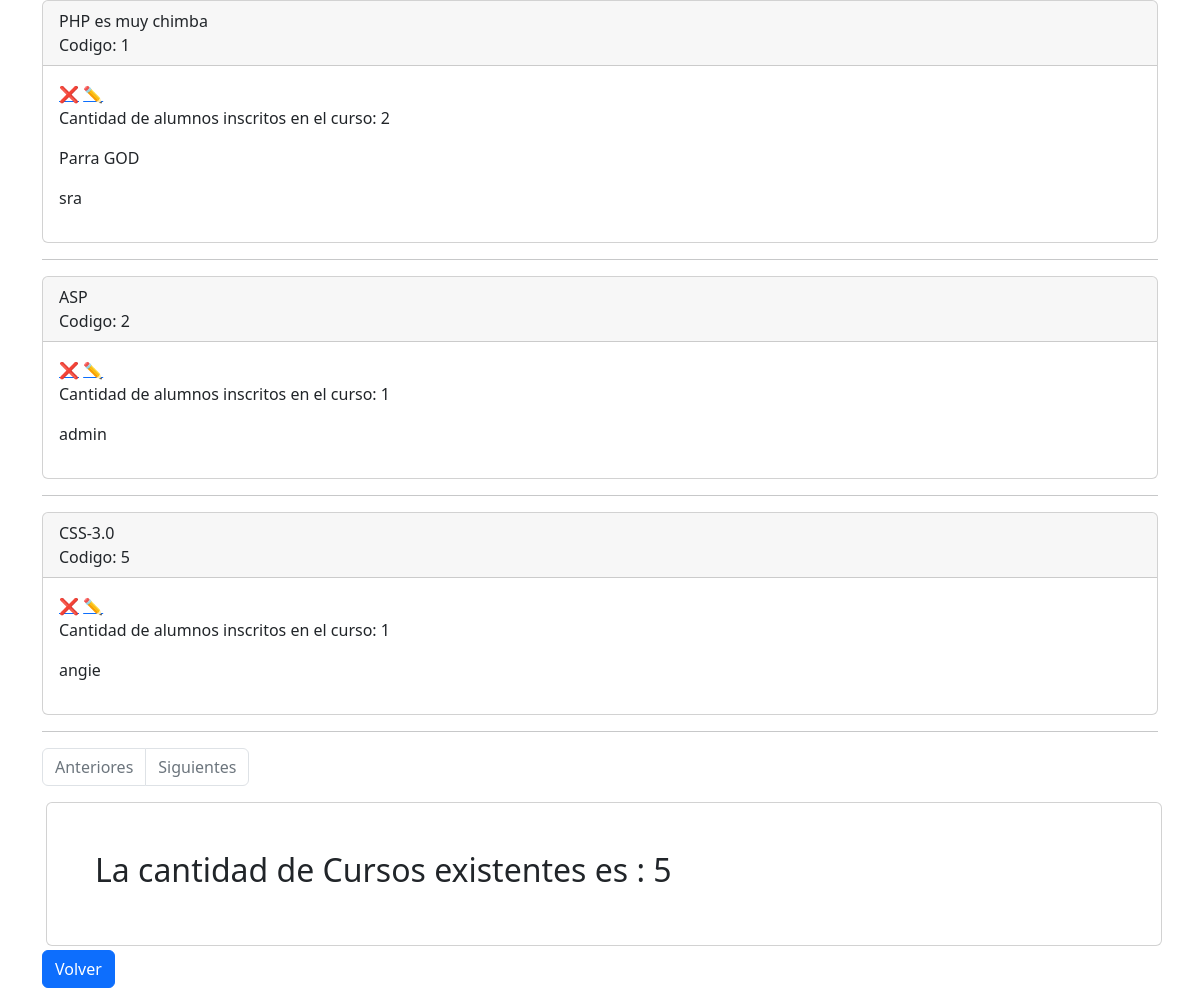
Screenshot of /PHP/index.php?controller=curso&action=viewAllCur (signed in) with the database file from the repository.
### tables this page shows
CREATE TABLE `cursos` (
  `codigoCurso` int(10) UNSIGNED NOT NULL,
  `nombreCurso` varchar(50) NOT NULL
);

CREATE TABLE `alumnos` (
  `codigoAlum` int(10) UNSIGNED NOT NULL,
  `nombre` varchar(50) NOT NULL,
  `mail` varchar(60) NOT NULL,
  `contraseñas` varchar(255) NOT NULL,
  `codCurso` int(10) UNSIGNED NOT NULL,
  `fechaNac` date DEFAULT NULL
);

### PHP/controllers/cursocontroller.php (called while the page is built, shortened)
<?php
class cursocontroller{
    public function viewAllCur(){
        require_once('views/curso/allCursos.php');
    }
}

### PHP/views/curso/allCursos.php (the view, shortened to what this page needs)
<?php
if (isset($_GET['pos'])){
  $inicio = $_GET['pos'];
}
else{
  $inicio = 0;
}
$page = 4
?>
<?php
require_once('views/layouts/header.php');
?>
<body>
  <section class="container">
  <?php
  $conexion=dataBase::connect();
  $registros = mysqli_query($conexion, "SELECT cur.codigoCurso, cur.nombreCurso, count(alu.codigoAlum) as cantidad, alu.nombre, alu.codCurso  FROM cursos as cur inner join alumnos as alu on cur.codigoCurso=alu.codCurso GROUP BY alu.codCurso LIMIT {$inicio}, {$page}") or
    die("Problemas en el select:" . mysqli_error($conexion));
  $impresos = 0;
  while ($reg = mysqli_fetch_array($registros)) :?>
    <?php $impresos++;?>
    <div class="card">
        <div class="card-header">
        <?= $reg[1]?>
        <p class="card-text">Codigo: <?=$reg['codigoCurso']?></p>
        </div>
        <div class="card-body">
           <a href="<?=base_url?>index.php?controller=curso&action=viewDelete&code=<?=$reg[0]?>">❌</a>
           <a href="<?=base_url?>index.php?controller=curso&action=viewUpdate&code=<?= $reg[0]?>">✏️</a>
           <p>Cantidad de alumnos inscritos en el curso: <?= $reg['cantidad']?></p>
           <p>
            <?php $names = mysqli_query($conexion, "SELECT nombre FROM alumnos WHERE codCurso = $reg[codigoCurso] ");?>
            <?php while($nm = mysqli_fetch_array($names)):?>
              <p><?= $nm['nombre']?></p>
            <?php endwhile?>
           </p>
        </div>
    </div>
    <hr>
    <?php endwhile;?>
    <nav aria-label="paginas">
        <ul class="pagination">
    <?php if ($inicio == 0):?>
        <li class="page-item disabled">
            <a class="page-link" href="" aria-disabled="true">Anteriores</a>
        </li>
    <?php endif?>
    <?php if ($impresos == $page):?>
        <?php $proximo = $inicio + $page;?>
        <li class="page-item">
            <a class="page-link" href="index.php?controller=curso&action=viewAllCur&pos=<?=$proximo?>">Siguientes</a>
        </li>
    <?php else:?>
        <li class="page-item disabled">
            <a class="page-link" href="" aria-disabled="true">Siguientes</a>
        </li>
    <?php endif?>
        </ul>
    </nav>
  <?php
    $conexionTblAlumn = mysqli_connect("localhost", "root", "", "php01taller") or
    die("Problemas con la conexión");
    $selectCount = mysqli_query($conexionTblAlumn, "select count(*) as cantidad from cursos") or
    die("Problemas en el select:" . mysqli_error($conexion));
    $respCount=mysqli_fetch_array($selectCount);
    echo "<div class='container card p-5 m-1'>
    <h2>La cantidad de Cursos existentes es : {$respCount['cantidad']}</h2>
    </div>";
  ?>
  <form action="<?=base_url?>" method="post">
    <input class="btn btn-primary" type="submit" value="Volver">
  </form>
  </section>
</body>
</html>

### rows the page displays
cursos: nombreCurso "PHP es muy chimba", codigoCurso "1", cantidad "2"
alumnos: nombre "Parra GOD"
alumnos: nombre "sra"
cursos: nombreCurso "ASP", codigoCurso "2", cantidad "1"
alumnos: nombre "admin"
cursos: nombreCurso "CSS-3.0", codigoCurso "5", cantidad "1"
alumnos: nombre "angie"

### other values shown
$respCount['cantidad'] "5"
